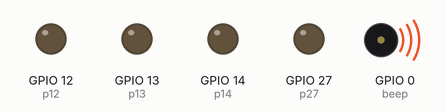
A program run on a simulated ESP32 board running MicroPython. On the bench: output pins drawn as LEDs (lit = HIGH), buzzer (waves = sounding). At 5.0 s the program stops and its outputs stay as they are.

Above: at 0.1 s.
At 5.1 s:
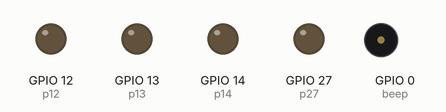
Timing chart, 0 to 6.5 s (numbered marks = the images above):
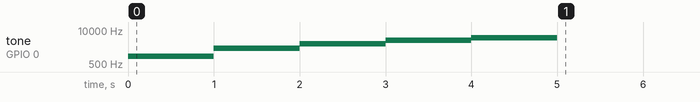

Measured:
- by itself, tone on GPIO 0 (beep): plays 1000 Hz for 1.0 s, 2000 Hz for 1.0 s, 3000 Hz for 1.0 s, 4000 Hz for 1.0 s, 5000 Hz for 1.0 s

The program:

beep.py
```python
from machine import Pin, PWM
import time


def beep_test():
    '''
    pwm1 = PWM(Pin(27),freq=1000,duty=0)
    pwm2 = PWM(Pin(14),freq=1000,duty=0)
    pwm3 = PWM(Pin(12),freq=1000,duty=0)
    pwm4 = PWM(Pin(13),freq=1000,duty=0)
    '''

    p27 = Pin(27, Pin.OUT)
    p27.off()

    p14 = Pin(14, Pin.OUT)
    p14.off()

    p12 = Pin(12, Pin.OUT)
    p12.off()

    p13 = Pin(13, Pin.OUT)
    p13.off()


    beep = PWM(Pin(0),freq=1000)
    beep.duty(512)
    time.sleep(1)
    beep = PWM(Pin(0),freq=2000)
    beep.duty(512)
    time.sleep(1)
    beep = PWM(Pin(0),freq=3000)
    beep.duty(512)
    time.sleep(1)
    beep = PWM(Pin(0),freq=4000)
    beep.duty(512)
    time.sleep(1)
    beep = PWM(Pin(0),freq=5000)
    beep.duty(512)
    time.sleep(1)
    beep.duty(0)


if __name__ == '__main__':
    beep_test()
```
